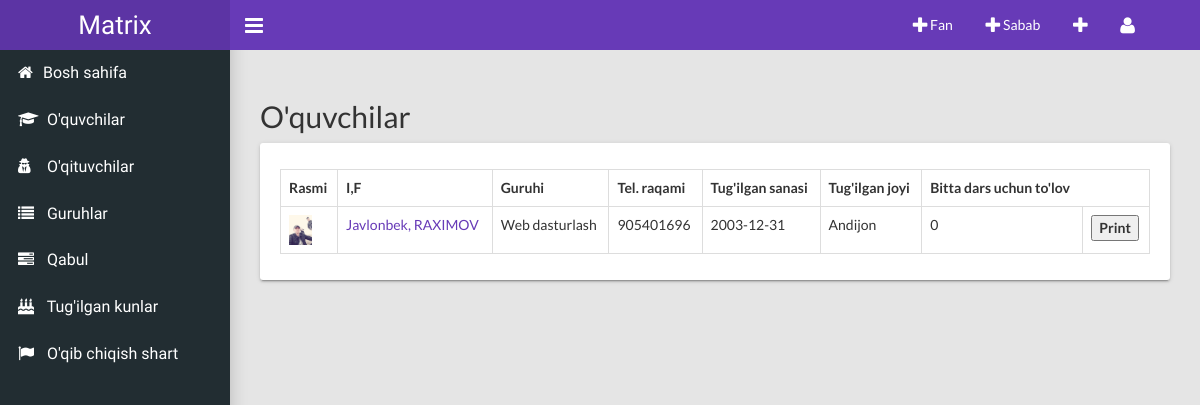
/students/ (signed in), run on an earlier commit of the app's database.
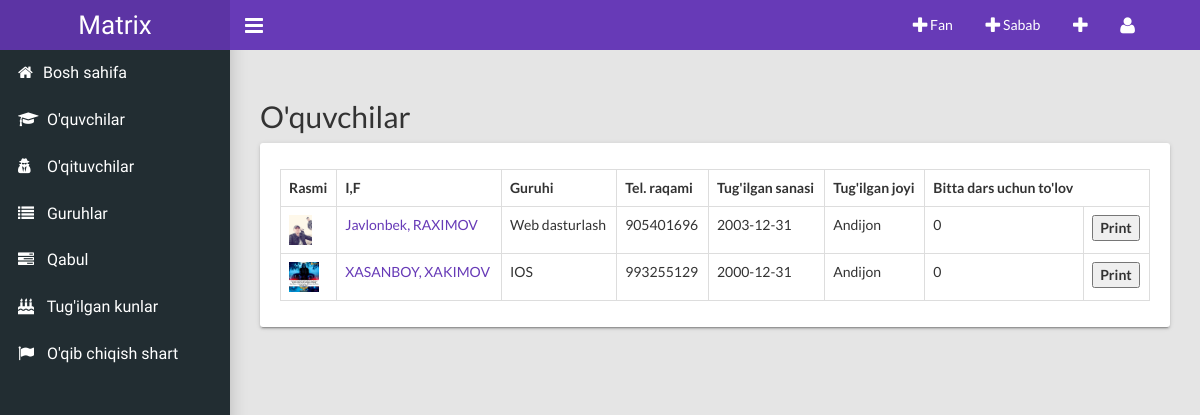
And on a later commit of the database.
### main/models.py (models this page shows, shortened)
class Student(models.Model):
    own = models.ForeignKey(User, related_name="students", on_delete=models.CASCADE, blank=True, null=True)
    group = models.ForeignKey(Group, related_name="student", on_delete=models.CASCADE, blank=True, null=True)
    name = models.CharField("Ismi", max_length=150)
    surname = models.CharField("Familiyasi", max_length=150)
    brith = models.CharField("Tug'ulgan sanasi", max_length=50)
    image = models.ImageField("O'quvchi rasmi", upload_to='student_img/', blank=True, null=True)
    password_img = models.ImageField("Pasort rasmi", upload_to='students_passport', blank=True)
    tel_num = models.CharField("Telefon raqami", max_length=50, blank=True)
    place = models.CharField("Yashash manzili", max_length=50)
    price = models.PositiveIntegerField("Chegirma",default=0)
    countsub = models.PositiveIntegerField("Bir oydagi darslar soni",default=0)
    allprice = models.PositiveIntegerField("Jami to'lov",default=0)
    called = models.BooleanField("called/not called",default=False)
    camewith = models.ForeignKey(CameWith, related_name="students", blank=True, on_delete=models.PROTECT)

class Group(models.Model):
    own = models.ForeignKey(User, related_name="own_group", on_delete=models.CASCADE, blank=True, null=True)
    teacher = models.ForeignKey(Teacher, related_name="group", on_delete=models.CASCADE, blank=True)
    name = models.CharField("Guruh nomi", max_length=350)
    subject = models.ForeignKey(Subjects, related_name="teachers_group", on_delete=models.CASCADE, blank=True)
    time = models.CharField("Vaqti", max_length=50)
    kunlari = models.CharField("Hafta kunlari", max_length=350)
    payment = models.PositiveIntegerField("To'lov", default=0)
    days_in_month = models.PositiveIntegerField("Kun soni", default=0)
    active = models.BooleanField("aktiv/aktiv emas", default=False)

### main/views.py (the view)
# urls.py: path("students/", StudentsView.as_view(), name="students"),
class StudentsView(LoginRequiredMixin,View):
    def get(self, request):
        return render(request, 'students.html')

### main/context_pro.py (called while the page is built)
def students(request):
    context = {
        'teachers':Teacher.objects.all(),
        'student':Student.objects.all(),
    }
    return context

### templates/students.html (shortened to what this page needs)
{% extends 'wrapper.html' %}
{% load static %}
{% block content %}
    <div class="content-wrapper">
        <h2 id="nav-tabs">O'quvchilar</h2>
        <div class="row">
            <div class="col-md-12">
            <div class="card">
                <div class="card-body">
                <table class="table table-hover table-bordered" id="sampleTable">
                    <thead>
                    <tr>
                        <th class="desktop">Rasmi</th>
                        <th>I,F</th>
                        <th>Guruhi</th>
                        <th>Tel. raqami</th>
                        <th class="desktop">Tug'ilgan sanasi</th>
                        <th class="desktop">Tug'ilgan joyi</th>
                        <th class="desktop">Bitta dars uchun to'lov</th>
                    </tr>
                    </thead>
                    <tbody>
                    {% for student in request.user.students.all %}
                    {% if student.group.active == True %}
                        <tr>
                            <td class="desktop">
                                {% if student.image %}
                                <img src="{{student.image.url}}" style="max-height: 30px;" alt="">
                                {% endif %}
                            </td>
                            <td><a href="{% url 'main:student' student.pk %}">{{student.name}}, {{student.surname}}</a></td>
                            <td>{{student.group.name}}</td>
                            <td>{{student.tel_num}}</td>
                            <td class="desktop">{{student.brith}}</td>
                            <td class="desktop">{{student.place}}</td>
                            <td class="desktop">{{student.price}}</td>
                            <th> <button type="submit">Print</button></th>
                        </tr>
                    {% endif %}
                    {% endfor %}
                    </tbody>
                </table>
                </div>
            </div>
            </div>
        </div>
        </div>
    </div>
{% endblock content %}

What changed in the data, as far as the page shows it:
added Student: image (picture), name "XASANBOY", surname "XAKIMOV", group.name "IOS", tel_num "993255129", brith "2000-12-31", place "Andijon", price "0"
